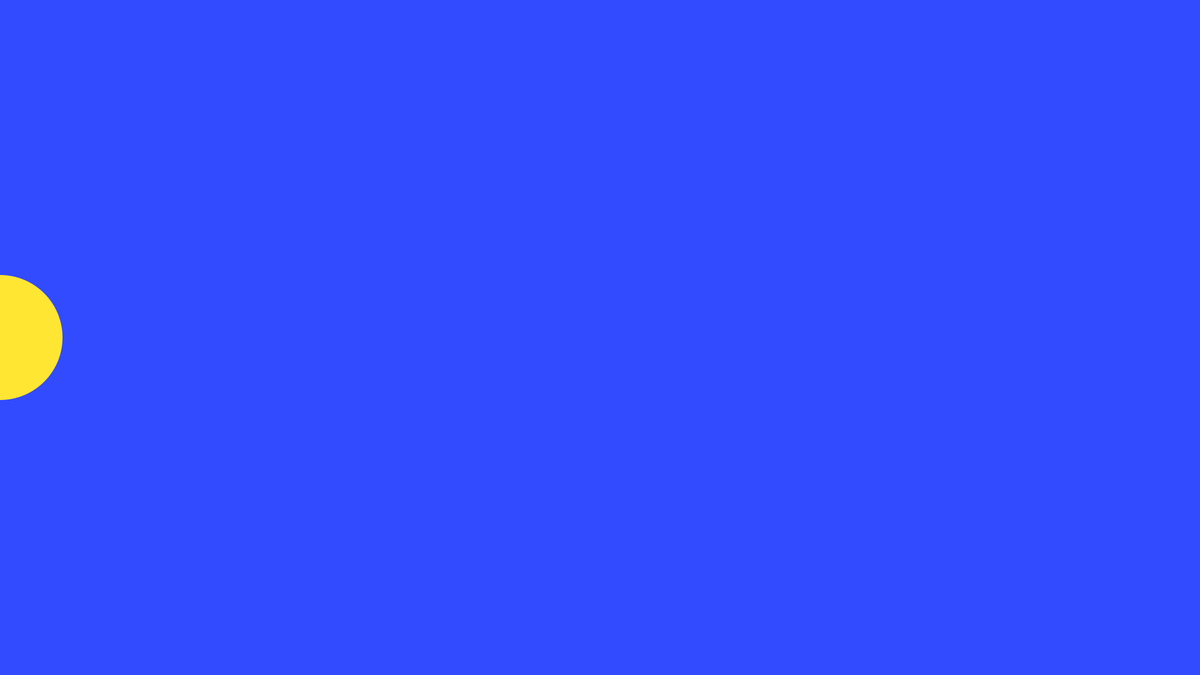
Frame 1 (no input)
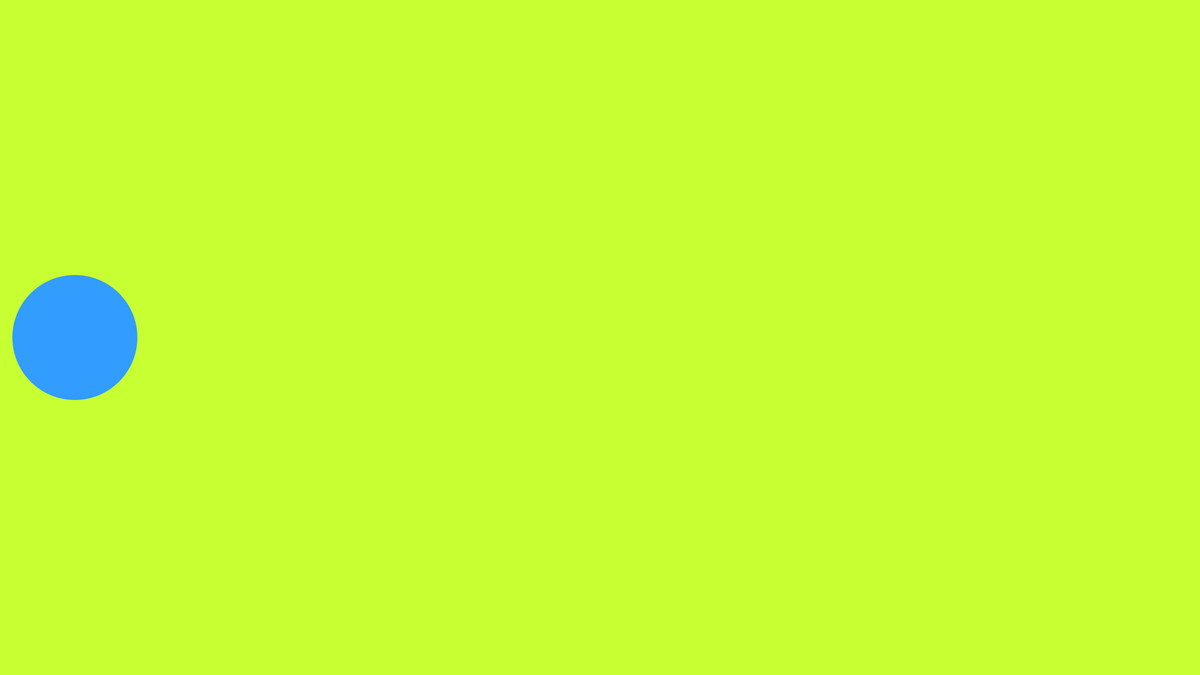
Frame 60 (the mouse pressed at the canvas centre just before this capture)
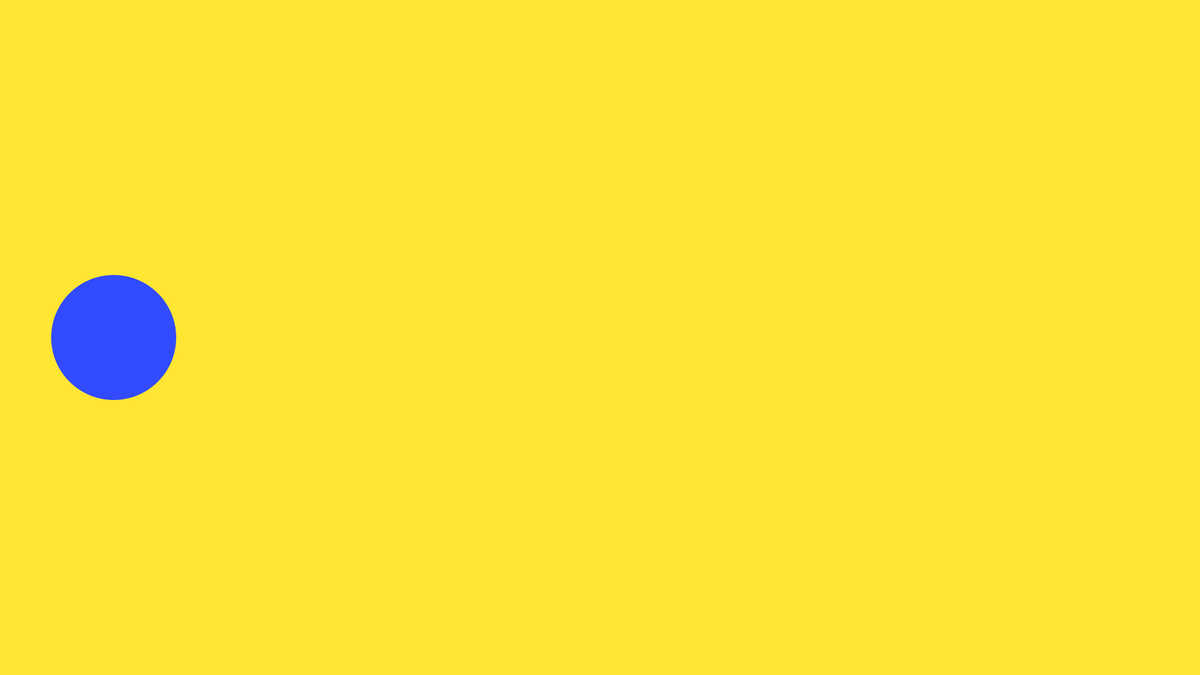
Frame 120 (the mouse held since frame 60 and released just before this capture)

The Processing sketch that drew these frames (run headless with seeded random() and noise(); from frame 60 on, the mouse is pressed at the canvas centre):

// Processing sketch: Colors_A1_LerpVLerpColor
// ── Colors_A1_LerpVLerpColor.pde
//lerp parameters
float currX = 0.0; //x position of the rectangle
float lerpX = 0.0;
float xStep = 0.009;
float x1;
float x2;

//lerpColor parameters
color c1;
color c2;

void setup(){
  //set canvas and color parameters
  size(1920, 1080);
  background(155);
  noStroke();
  rectMode(CENTER);
  colorMode(HSB, 360, 100, 100);
  
  //pick the two positions for the lerp
  x1 = 49;
  x2 = 187;
  
  //choose two complementary colors
  c1 = color(random(360), 80, 100);
  c2 = color((hue(c1) + 180)%360, 80, 100);
}

void draw(){
  background(0); //refresh background
  
  //set fill for the background
  fill(lerpColor(c1, c2, currX/(x2 - x1)));
  
  //draw the background
  rect(width/2, height/2, width, height);
  
  //set the fill for the rectangle
  fill(lerpColor(c2, c1, currX/(x2 - x1)));
  
  //draw the rectangle
  ellipse(currX, height/2, 200, 200);
  
  //check if x is at the boundary
  if(currX < x1 || currX > x2){
    xStep *= -1;
  }
  
  //increment x
  lerpX += xStep; 
  currX = lerp(x1, x2, lerpX);
}
